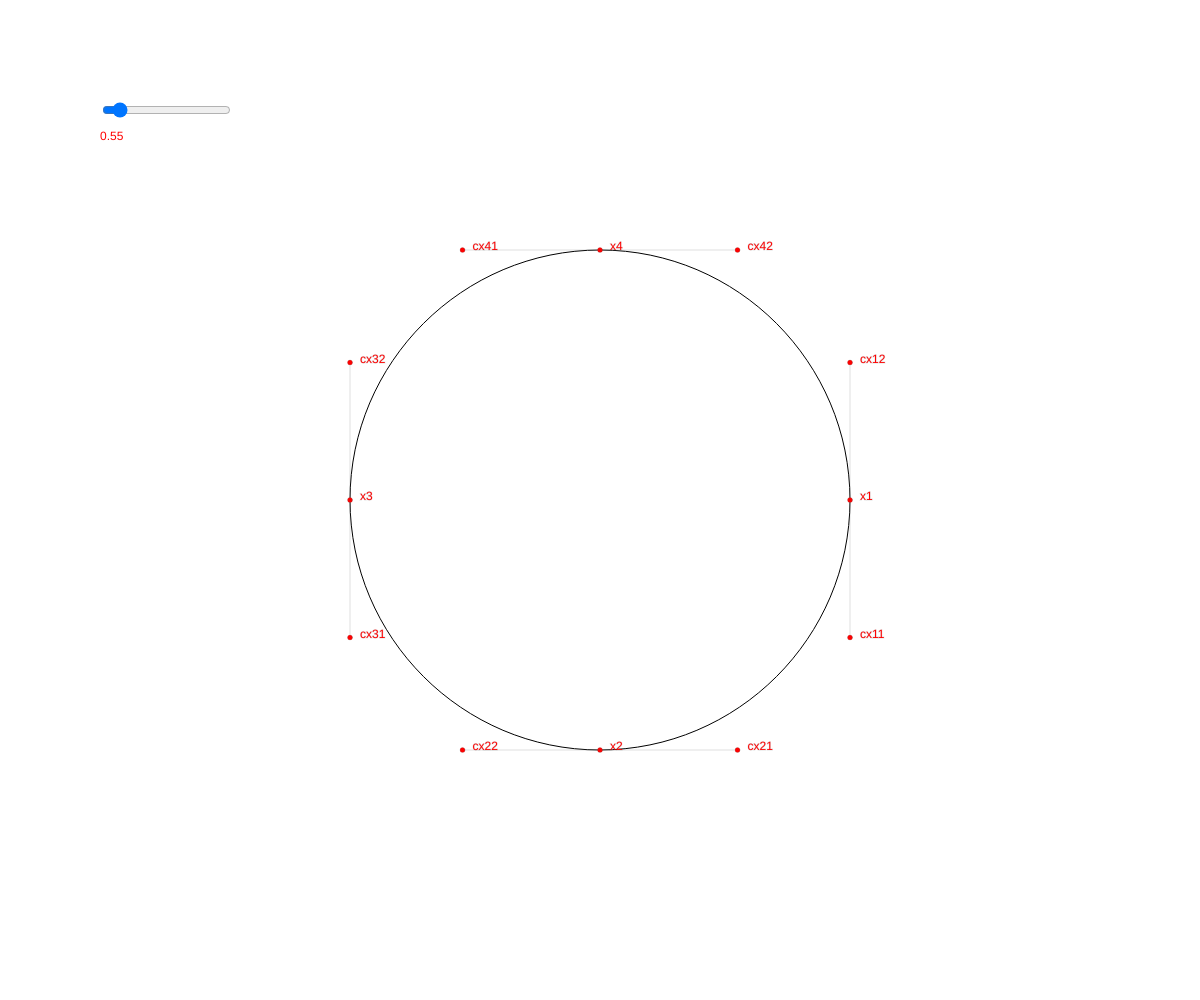
Frame 1 (no input)
Frame 60 (no input): identical to frame 1, image omitted
Frame 120 (the mouse pressed at the canvas centre since frame 60): identical to frame 1, image omitted

The p5.js sketch that drew this single still picture (run headless with seeded random() and noise() and a simulated clock; from frame 60 on, the mouse is pressed at the canvas centre):

// p5.js sketch
// ── sketch.js
//Inspired by http://aleksandrajovanic.com/chromatlas/

let breite = 500; //breite und hoehe der grundform
//anchorpunkte
let x1, y1, x2, y2, x3, y3, x4, y4;
//kontrollpunkte p1
let cx11, cy11, cx12, cy12;
//kontrollpunkte p2
let cx21, cy21, cx22, cy22;
//kontrollpunkte p3
let cx31, cy31, cx32, cy32;
//kontrollpunkte p4
let cx41, cy41, cx42, cy42;

let allPoints ;

let t = 0.9;//bestimmt den abstand der kontrollpunkte zu den ankerpunkten, faktor multipliziert mit der hälfte der breite

let tSlider;

function setup() {
  createCanvas(windowWidth, windowHeight);
  tSlider=createSlider(10,500,55);//range für den faktor t, für bessere varianz mit 100 multipliziert, wird in zeile 32 dividiert
  tSlider.position(100,100);

 
  
}

function draw() {
  background(255, 500);
  //wert des sliders wird durch 100 geteilt, um den faktor t zu bestimmen
  t=tSlider.value()/100;

  fill(255,0,0)
  noStroke();
  text(t,100,140);
  noFill();

  //rechnet die punkte und kontrollpunkte, basierend auf breite und position der kontrollpunkte
  setPoints();

  //zeichnet die form
  drawShape();


}


function setPoints(){
//studiere die abbildung shape_vol1_001.png um die berechnung der punkte zu verstehen
  x1 = breite;
  y1 = breite / 2;
  cx11 = x1;
  cy11 = y1 + t * breite / 2;
  cx12 = x1;
  cy12 = y1 - t * breite / 2;

  x2 = breite / 2;
  y2 = breite;
  cx21 = x2 + t * breite / 2;
  cy21 = y2;
  cx22 = x2 - t * breite / 2;
  cy22 = y2;

  x3 = 0;
  y3 = breite / 2;
  cx32 = x3;
  cy32 = y3 - t * breite / 2;
  cx31 = x3;
  cy31 = y3 + t * breite / 2;

  x4 = breite / 2;
  y4 = 0;
  cx41 = x4 - t * breite / 2;
  cx42 = x4 + t * breite / 2;
  cy41 = y4;
  cy42 = y4;

  //speichert die punkte in einem array, um sie später zu zeichnen und zu beschriften
  allPoints = [
    {"x1":x1}, {"y1":y1}, {"x2":x2}, {"y2":y2}, {"x3":x3}, {"y3":y3},{"x4":x4}, {"y4":y4},
    {"cx11":cx11}, {"cy11":cy11}, {"cx12":cx12}, {"cy12":cy12},
    {"cx21":cx21}, {"cy21":cy21}, {"cx22":cx22}, {"cy22":cy22},
    {"cx31":cx31}, {"cy31":cy31}, {"cx32":cx32}, {"cy32":cy32},
    {"cx41":cx41}, {"cy41":cy41}, {"cx42":cx42}, {"cy41":cy42}
  
  ]

}

function drawShape() {
  stroke(0);
  //speichert den aktuellen zustand des koordinatensystems
  push();
  //verschiebt den ursprung des koordinatensystems in die mitte des canvas
  translate(width/2-breite/2, height/2-breite/2);
 
 
  //zeichnet die Grundform, anhand von vier Bezierkurven, jeweils mit anchor, control, control, anchor
  bezier(x1,y1,cx11,cy11,cx21,cy21,x2,y2);
  bezier(x2,y2,cx22,cy22,cx31,cy31,x3,y3);
  bezier(x3,y3,cx32,cy32,cx41,cy41,x4,y4);
  bezier(x4,y4,cx42,cy42,cx12,cy12,x1,y1);
 

  //zeichne die linien zwischen den punkten und kontrollpunkten
  stroke(100, 50);
  line(x1, y1, cx11, cy11);
  line(x1, y1, cx12, cy12);
  line(x2, y2, cx21, cy21);
  line(x2, y2, cx22, cy22);
  line(x3, y3, cx31, cy31);
  line(x3, y3, cx32, cy32);
  line(x4, y4, cx41, cy41);
  line(x4, y4, cx42, cy42);

  //zeichne die kontrollpunkte und beschrifte die punkte und kontrollpunkte
  fill(255,0,0)
  for(let p=0;p<allPoints.length;p+=2){
    let p1=allPoints[p];
    let p2=allPoints[p+1];
    ellipse(Object.values(p1), Object.values(p2), 5, 5);
    push()
    translate(10, 0);
    text(Object.keys(p1),Object.values(p1), Object.values(p2));
    pop();
  }

  //setze das koordinatensystem zurück
  pop();

  
}
